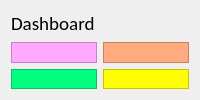
                     <widget class="QWidget" name="pgDashboard">
                      <layout class="QGridLayout" name="gridLayout_3">
                       <item row="0" column="0" colspan="2">
                        <widget class="QLabel" name="label_6">
                         <property name="sizePolicy">
                          <sizepolicy hsizetype="Preferred" vsizetype="Maximum">
                           <horstretch>0</horstretch>
                           <verstretch>0</verstretch>
                          </sizepolicy>
                         </property>
                         <property name="font">
                          <font>
                           <family>Calibri</family>
                           <pointsize>14</pointsize>
                           <weight>9</weight>
                           <italic>false</italic>
                           <bold>false</bold>
                          </font>
                         </property>
                         <property name="styleSheet">
                          <string notr="true">
font: 75 14pt &quot;Calibri&quot;;</string>
                         </property>
                         <property name="text">
                          <string>Dashboard</string>
                         </property>
                        </widget>
                       </item>
                       <item row="1" column="0">
                        <widget class="QFrame" name="frame_10">
                         <property name="styleSheet">
                          <string notr="true">background-color: rgb(255, 170, 255);</string>
                         </property>
                         <property name="frameShape">
                          <enum>QFrame::StyledPanel</enum>
                         </property>
                         <property name="frameShadow">
                          <enum>QFrame::Raised</enum>
                         </property>
                        </widget>
                       </item>
                       <item row="1" column="1">
                        <widget class="QFrame" name="frame_11">
                         <property name="styleSheet">
                          <string notr="true">background-color: rgb(255, 170, 127);</string>
                         </property>
                         <property name="frameShape">
                          <enum>QFrame::StyledPanel</enum>
                         </property>
                         <property name="frameShadow">
                          <enum>QFrame::Raised</enum>
                         </property>
                        </widget>
                       </item>
                       <item row="2" column="0">
                        <widget class="QFrame" name="frame_8">
                         <property name="styleSheet">
                          <string notr="true">background-color: rgb(0, 255, 127);</string>
                         </property>
                         <property name="frameShape">
                          <enum>QFrame::StyledPanel</enum>
                         </property>
                         <property name="frameShadow">
                          <enum>QFrame::Raised</enum>
                         </property>
                        </widget>
                       </item>
                       <item row="2" column="1">
                        <widget class="QFrame" name="frame_12">
                         <property name="styleSheet">
                          <string notr="true">background-color: rgb(255, 255, 0);</string>
                         </property>
                         <property name="frameShape">
                          <enum>QFrame::StyledPanel</enum>
                         </property>
                         <property name="frameShadow">
                          <enum>QFrame::Raised</enum>
                         </property>
                        </widget>
                       </item>
                      </layout>
                     </widget>
